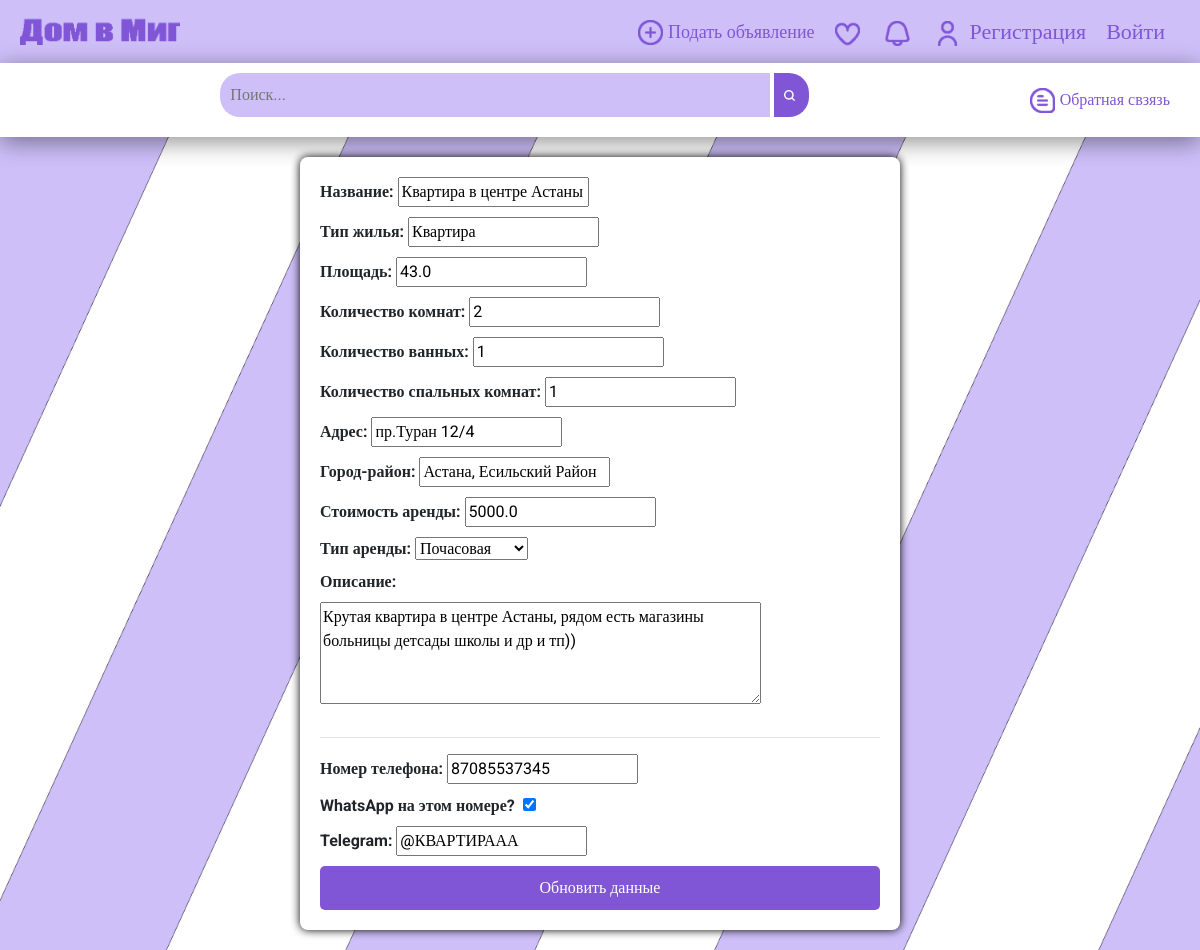
The page /landlord/update_property/5 on the database its author committed.
### app/models.py (models this page shows, shortened)
class RealEstate(models.Model):
    title = models.CharField(max_length=255)
    property_type = models.CharField(max_length=255)
    area = models.FloatField()
    num_rooms = models.IntegerField(null=True)
    bath_rooms = models.IntegerField(null=True)
    bed_rooms = models.IntegerField(null=True)
    address = models.CharField(max_length=255)
    district_location = models.CharField(max_length=255)
    rent_cost = models.FloatField()
    rent_type = models.IntegerField()  # 1 - hour, 2 - day, 3 - month
    description = models.TextField()
    photos = models.ManyToManyField(Photo, blank=True, related_name="real_estate")
    creation_date = models.DateTimeField(auto_now_add=True)
    update_date = models.DateTimeField(auto_now=True)
    views = models.IntegerField(default=0)
    liked = models.IntegerField(default=0)
    owner = models.ForeignKey(User, on_delete=models.CASCADE)
    owner_number = models.CharField(max_length=255, null=True)
    whatsapp = models.BooleanField(null=True)
    telegram = models.CharField(max_length=255, null=True, blank=True)
    class Meta:
        ordering = ["-update_date"]

### app/views.py (the view)
# urls.py: path('landlord/update_property/<int:property_id>', views.landlord_update_property.as_view(), name='landlord_update_property'),
class landlord_update_property(DetailView):
    model = RealEstate
    template_name = "landlord_update_property.html"
    pk_url_kwarg = "property_id"
    context_object_name = "post"
    def get_context_data(self, **kwargs: Any) -> dict[str, Any]:
        context = super().get_context_data(**kwargs)
        notifications_num = 0
        email_passed = True
        if self.request.user.is_authenticated:
            notifications_num = Notifications.objects.filter(user=self.request.user).count()
            if Mailling.objects.filter(user=self.request.user).exists():
                email_passed = True
            else:
                email_passed = False
        context['notifications_num'] = notifications_num
        context['email_passed'] = email_passed
        return context

### app/templates/landlord_update_property.html (shortened to what this page needs)
{% extends 'base.html' %}
{% load static%}
{% block css %}
    <link rel = 'stylesheet' href = "{% static 'css/add.css' %}">
{% endblock %}
{% block content %}
    <section>
      <form method="post" action="{% url 'user_account_properties' user_id=request.user.id %}">
        <label for="title">Название:</label>
        <input type="text" name="title" value="{{post.title}}" required><br>
        <label for="property_type">Тип жилья:</label>
        <input type="text" name="property_type" value="{{post.property_type}}" required><br>
        <label for="area">Площадь:</label>
        <input type="number" name="area" value="{{post.area}}" required><br>
        <label for="num_rooms">Количество комнат:</label>
        <input type="number" name="num_rooms" value="{{post.num_rooms}}"><br>
        <label for="bath_rooms">Количество ванных:</label>
        <input type="number" name="bath_rooms" value="{{post.bath_rooms}}"><br>
        <label for="bed_rooms">Количество спальных комнат:</label>
        <input type="number" name="bed_rooms" value="{{post.bed_rooms}}"><br>
        <label for="address">Адрес:</label>
        <input type="text" name="address" value="{{post.address}}" required><br>
        <label for="district_location">Город-район:</label>
        <input type="text" name="district_location" value="{{post.district_location}}" required><br>
        <label for="rent_cost">Стоимость аренды:</label>
        <input type="number" name="rent_cost" value="{{post.rent_cost}}" required><br>
        <label for="rent_type">Тип аренды:</label>
        <select name="rent_type" required>
          <option value="1" {% if post.rent_type == 1 %}selected{% endif %}>Почасовая</option>
        </select><br>
        <label for="description">Описание:</label><br>
        <textarea name="description" rows="4" cols="50" required>{{post.description}}</textarea><br>
        <hr>
        <label for="owner_number">Номер телефона:</label>
        <input type="text" name="owner_number" value="{{post.owner_number}}"><br>
        <label>WhatsApp на этом номере? &nbsp</label><input type="checkbox" name="whatsapp" {% if post.whatsapp %}checked{% endif %} value="{{post.whatsapp}}"><br>
        <label for="telegram">Telegram:</label>
        <input type="text" name="telegram" value="{{post.telegram}}"><br>
        <button type="submit" class="btn btn-light like-btn btn-block">Обновить данные</button>
    </form>
    </section>
{% endblock %}

### app/static/css/base.css (style rules this page uses)
body { font-family: 'Roboto' !important; font-size: 20px; margin: 0; background-color: #fff; opacity: 0; animation: fadeIn 0.3s ease-in-out forwards; }

### app/static/css/add.css (style rules this page uses)
body { background-image: url('../images/2.png'); background-size: cover; }
section { background-color: #fff; padding: 20px; border-radius: 8px; box-shadow: 0 0 10px rgba(0, 0, 0, 1); margin: 20px auto; max-width: 600px; }
label { font-weight: bold; }
select, input[type="text"], input[type="number"], textarea { margin-bottom: 10px; }
.btn { background-color: #8055d6; color: #fff; border: none; padding: 10px 20px; border-radius: 5px; cursor: pointer; }

### rows shown on the page
RealEstate: title "Квартира в центре Астаны", property_type "Квартира", area "43.0", num_rooms "2", bath_rooms "1", bed_rooms "1", address "пр.Туран 12/4", district_location "Астана, Есильский Район", rent_cost "5000.0", rent_type "Почасовая", description "Крутая квартира в центре Астаны, рядом есть магазины больницы детсады школы и др и тп))", owner_number "87085537345", whatsapp "☑", telegram "@КВАРТИРААА"
